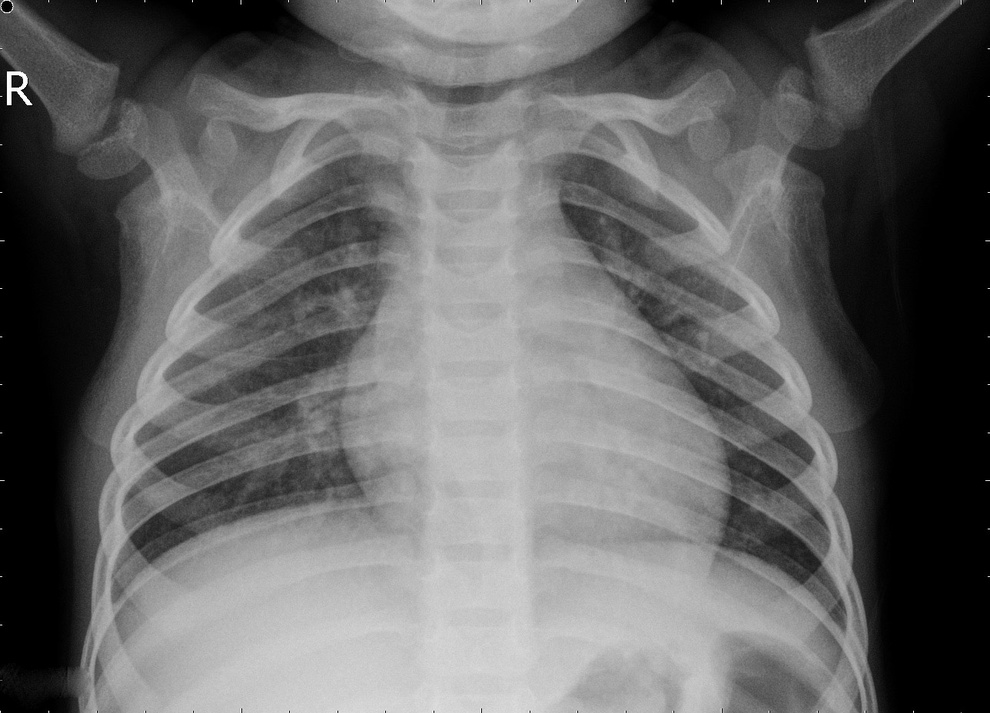
#> input picture notebooks/test_image.jpeg, 990 x 713 px, shrunk from 1288 x 928 before the run
$ jupyter execute 2.readingImages.ipynb
#> lines starting #> are read from the running program, lines starting #| are printed output that depends on the picture
# Reading Images in Python

The focus here is simple but foundational: **how to read images into Python so we can process them later**.

Python offers multiple libraries for loading images, each with a slightly different philosophy and use case. Understanding these differences early saves a lot of confusion later especially when working with scientific data.

---

## Why So Many Image Libraries?

Images are just data, but they come in many forms: 2D, 3D, multi-channel, time-series, and metadata-rich scientific formats. Because of this, Python has multiple libraries, each optimized for different goals:

- **Pillow (PIL)** → Basic image manipulation
- **Matplotlib** → Visualization and plotting
- **scikit-image** → Scientific image processing
- **OpenCV** → Computer vision and advanced image analysis

We’ll start with common JPEG images and then briefly touch on proprietary microscopy formats.

---

## 1. Reading Images with Pillow (PIL)

**Pillow** is a lightweight image manipulation library. It’s excellent for tasks like resizing, cropping, and basic filtering.

Installation:
`pip install Pillow`

**Important note**:
Pillow images are **objects**, not arrays.
They behave more like files than data until you convert them.

Import and Load an Image:

[cell 1]
from PIL import Image

imgPIL1 = Image.open("test_image.jpeg")
#> imgPIL1 is the input picture: PIL image 990x713 L; min 0, max 255, mean 102.6
imgPIL1.show()
print(f"Image type: {type(imgPIL1)}")
#| Image type: <class 'PIL.JpegImagePlugin.JpegImageFile'>
print(f"Image format: {imgPIL1.format}")
#| Image format: JPEG

At this stage:
- Pixel values are not directly accessible for math
- The image may not even be fully loaded until accessed (lazy loading)

This is efficient for file handling but not ideal for analysis.

**When Pillow Is Useful**
- Opening many image formats
- Quick inspection
- Saving images after processing
- Basic transformations before conversion to NumPy

**Converting to NumPy**
If numerical processing is needed:

[cell 2]
import numpy as np

img_array = np.asarray(imgPIL1)
print(f"Image: {img_array}")
#> (printed output is left out)
print(f"Image type: {type(img_array)}")
#| Image type: <class 'numpy.ndarray'>

---

## 2. Reading Images with Matplotlib

Matplotlib reads images for **plotting**, not processing but it's still useful.

Installation:
`pip install matplotlib`

Import and Load:

[cell 3]
import matplotlib.image as mpimg
import matplotlib.pyplot as plt

imgMp1 = mpimg.imread("test_image.jpeg")
print(f"Image: {imgMp1}")
#> (printed output is left out)
print(f"Image type: {type(imgMp1)}")
#| Image type: <class 'numpy.ndarray'>

Here, the image is already a NumPy array.

Check Its Shape:

[cell 4]
print(imgMp1.shape)
#| (713, 990)

928 pixesles height and 1288 pixeles width.

Displaying the Image:

[cell 5]
plt.imshow(imgMp1, cmap = "gray")
plt.colorbar()
plt.show()
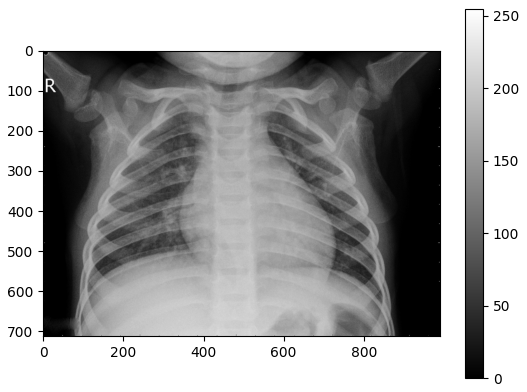
#> figure drawn by matplotlib, 2 panels

Matplotlib is especially useful for visualization and debugging.

Now:
- The image is already a NumPy array
- You can immediately check shape, dtype, and values
- Perfect for learning and debugging

One subtlety:
- PNG files often load as floats (0–1)
- JPEG files often load as uint8 (0–255)
- Always check `img.dtype`.

---

## 3. Reading Images with scikit-image

scikit-image is a scientific image processing library built on NumPy. It’s widely used for segmentation, filtering, feature extraction, and traditional machine learning workflows.

Installation:
`pip install scikit-image`

Import and load:

[cell 6]
from skimage import io

imgSi1 = io.imread("test_image.jpeg")
print(f"Image: {imgSi1}")
#> (printed output is left out)
print(f"Image type: {type(imgSi1)}")
#| Image type: <class 'numpy.ndarray'>

Again, the image is loaded directly as a NumPy array.
Let's Display with Matplotlib:

[cell 7]
plt.imshow(imgSi1, cmap= "gray")
plt.show()

---

# 4. Reading Images with OpenCV

**OpenCV** is designed for computer vision tasks such as object detection, tracking, OCR, and video processing.

Installation:
`pip install opencv-python`

Import and load:

[cell 8]
import cv2
import matplotlib.pyplot as plt

img4 = cv2.imread("doplerUS.jpg")
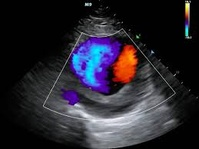
#> input picture notebooks/doplerUS.jpg, 199 x 149 px, shrunk from 259 x 194 before the run
#> img4 is the input picture: shape (149, 199, 3); mean B, G, R 47.7, 38.7, 41.1
print(img4)
#> (printed output is left out)
plt.imshow(img4)

Displaying with OpenCV:

[cell 9]
cv2.imshow("Image", img4)
cv2.waitKey(0)
cv2.destroyAllWindows()

By default:
- 0 → Grayscale
- 1 → Color
- -1 → Include alpha channel

[cell 10]
grayImg = cv2.imread("doplerUS.jpg", 0)
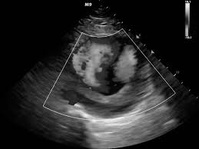
#> grayImg: shape (149, 199); min 0, max 250, mean 40.4
colorImg = cv2.imread("doplerUS.jpg", 1)

cv2.imshow("Gray image", grayImg)
cv2.imshow("Color image", colorImg)
cv2.waitKey(0)
cv2.destroyAllWindows()

**Important Color Note**

OpenCV uses BGR, not RGB.
This causes color distortion when displayed with Matplotlib.

Fixing the Color Order:

[cell 11]
img_rgb = cv2.cvtColor(colorImg, cv2.COLOR_BGR2RGB)
plt.imshow(img_rgb)
plt.show()
